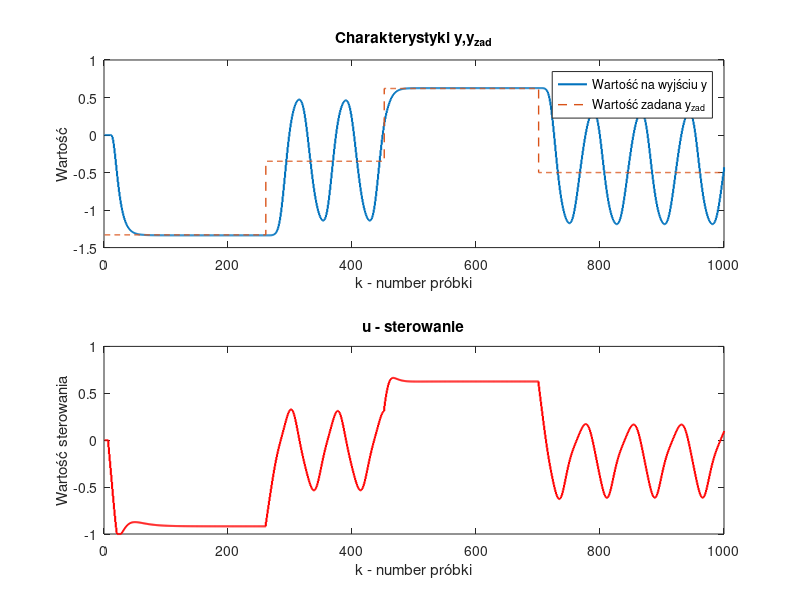

Reproduce this figure in MATLAB. (Note: this script raises an error after producing the figure.)

clear;
kk=1000;
Upp = 0;
Ypp =0;
u(1:kk)=Upp;
y(1:kk)=Ypp;
e(1:kk)=0;
q = zeros(kk,4);
q4= zeros(kk,4);
q3= zeros(kk,4);
q2 = zeros(kk,4);
q1 = zeros(kk,4);
%% Przykładowe wartości zadanej yzad
yzad(1:260)=-1.33;
yzad(261:451)= -0.35;
yzad(452:700) = 0.62;
yzad(701:1000) = -0.5;
alpha1 = -1.489028;
alpha2 = 0.535261;
beta1 = 0.012757;
beta2 = 0.010360;
x1(1:kk) =0;
x2(1:kk) = 0;
w10(1,1)=2.3702850742e-001; w1(1,1)=-1.7728801433e-001; w1(1,2)=3.6627785574e-001; w1(1,3)=3.3877675937e-001; w1(1,4)=2.8503273692e-001; 
w20=-3.4420435209e-001; w2(1)=1.5313608508e+000;
delta = 1e-5;
d(1:kk) = 0;
teta = 5;
y_ob(1:kk) = 0;
D = 400;
N = 60;
Nu=60;
nb = 6;
na=2;
%% Pętla regulatora
lambda = 300;
Umax =1;
Umin = -1;
for k=7:kk
    g1 = (exp(7.5 * u(k-5))-1)/(exp(7.5*u(k-5))+1);
    x1(k) = -alpha1 * x1(k-1) + x2(k-1) + beta1 * g1;
    x2(k) = -alpha2 * x1(k-1) + beta2 *g1;
    g2 = 1.2 * (1 - exp(-1.5 * x1(k)));
    y_ob(k) = g2;
    q(k,:) = [u(k-teta) u(k-teta-1) y(k-1) y(k-2)];
    q1(k,:) = [u(k-teta)+delta u(k-teta-1) y(k-1) y(k-2)];
    q2(k,:) = [u(k - teta) u(k-teta-1)+delta y(k-1) y(k-2)];
    q3(k,:) = [u(k-teta) u(k-teta-1) y(k-1)+delta y(k-2)];
    q4(k,:) = [u(k-teta) u(k-teta-1) y(k-1) y(k-2)+delta];
    y(k) = w20 + w2*tanh(w10 + w1*q(k,:)');
    b5 =  (w20 + w2*tanh(w10 + w1*q1(k,:)') - y(k))/delta;
    b6 =  (w20 + w2*tanh(w10 + w1*q2(k,:)') - y(k))/delta;
    b = [0,0,0,0,b5,b6];
    a1 =  - (w20 + w2*tanh(w10 + w1*q3(k,:)') - y(k))/delta;
    a2 =  - (w20 + w2*tanh(w10 + w1*q4(k,:)') - y(k))/delta;
    a = [a1,a2];
    d(k) = y(k) - y_ob(k);
    q_pred = zeros(N,4);
    ypred(1:N) =0;
    Y_swobodne(1:N) = 0 ;
    for i=1:N
        if i>=3
            q_pred(i,:) = [u(k-min(1,teta+i)) u(k-min(1,teta+i-1)) ypred(i-1) ypred(i-2)];
        elseif i==2
            q_pred(i,:) = [u(k-min(1,teta+i)) u(k-min(1,teta+i-1)) ypred(i-1) y(k)];
        else
            q_pred(i,:) = [u(k-min(1,teta+i)) u(k-min(1,teta+i-1)) y(k-1+i) y(k-2+i)];
        end
        Y_swobodne(i) = w20 + w2*tanh(w10 + w1*q_pred(i,:)')+ d(k);
    end
    s(1:D) = 0;
    for j=1:N
        b_czlon = 0;
        a_czlon = 0;
        for i=1:min(j,nb)
            b_czlon = b_czlon + b(i);
        end
        for i2 = 1:min(j-1,na)
             a_czlon = a_czlon + (a(i2) * s(j-i2));
        end
        s(j) = b_czlon - a_czlon;
    end
    M = zeros(N,Nu);
    % Macierz M
        for i = 1:N
            for j = 1:Nu
                if (i-j+1) > 0
                    M(i,j) = s(i-j+1);
                end
            end
        end
        Alpha = eye(Nu, Nu) * lambda;
        Yzadk = yzad(k) * ones(N, 1);
        K = inv(M' * M + Alpha) * M';
        dU = K * (Yzadk - Y_swobodne);
        u(k) = dU(1) + u(k-1);
        u(k) = max(min(u(k), Umax), Umin);
end

%% Przygotowanie wykresów i wizualizacja
t = linspace(1,kk,kk);
figure
subplot(2,1,2)
stairs(t,u,'LineWidth',1.5, Color='r');
title('u - sterowanie');
xlabel('k - number próbki');
ylabel("Wartość sterowania")
subplot(2,1,1)
% matlab2tikz ('zad4PID_u.tex' , 'showInfo' , false)
stairs(t,y_ob,'LineWidth',1.5);
hold on;
stairs(t,yzad,'LineWidth',1, 'LineStyle','--');
title('Charakterystyki y,y_{zad}');
xlabel('k - number próbki');
ylabel('Wartość')
legend("Wartość na wyjściu y", "Wartość zadana y_{zad}",Location="northwest")
matlab2tikz ('zad5dodPID.tex' , 'showInfo' , false)